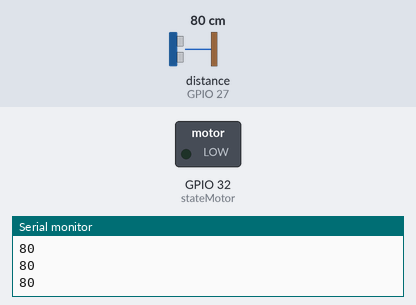
This sketch was run on a simulated ESP32. On the bench: switched loads named in the sketch (green lamp = pin HIGH), the last lines printed to the serial monitor. Wiring (inferred from the names in the program): ultrasonic range finder: trigger GPIO 26; echo GPIO 27. Dashed ring = blinking. The test bench sets the inputs (shaded band); at power-on: distance to the obstacle (sensor on GPIO 27) 80 cm. The echo pulse lasts 58.3 µs per cm; pins used as bus, display or sensor lines are not drawn.

Above: at 1.2 s.
1.3 s: distance to the obstacle (sensor on GPIO 27) set to 22 cm
2.8 s: distance to the obstacle (sensor on GPIO 27) set to 18 cm
At 3.16 s:
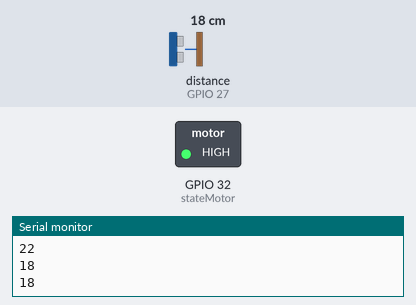
5.8 s: distance to the obstacle (sensor on GPIO 27) set to 35 cm
At 6.4 s:
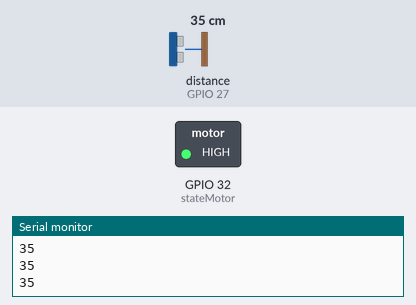
7.4 s: distance to the obstacle (sensor on GPIO 27) set to 2 cm
At 8.03 s:
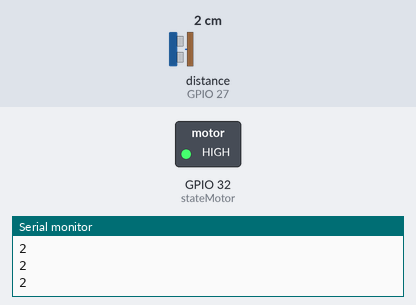
Timing chart, 0 to 11.4 s (numbered marks = the images above; inputs shaded):
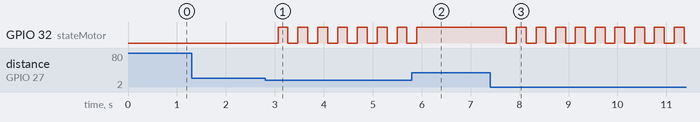

The sketch:

verifyStateOfPair.ino
```cpp
int stateMotor = 32;
int trigSensor = 26;
int echoSensor = 27;
int durations;
int distance;

void setup() {
  pinMode(trigSensor, OUTPUT);
  pinMode(echoSensor, INPUT);
  pinMode(stateMotor, OUTPUT);
  Serial.begin(9600);
}

void loop() {
 digitalWrite(trigSensor, HIGH);
  delay(1);
  digitalWrite(trigSensor, LOW);
  durations = pulseIn(echoSensor, HIGH);
  distance = durations / 58.2;
  Serial.println(distance);
  delay(200);
  if(distance <=20 && distance >= 0){
    digitalWrite(stateMotor, !digitalRead(stateMotor));
  }
}
```

Measured:
- the behaviour switches between 21 and 20 cm on distance to the obstacle (sensor on GPIO 27) (found by bisection; images 0 and 1)
- after the input at 2.8 s, GPIO 32 (stateMotor): alternates HIGH for 0.20 s and LOW for 0.20 s, starting after 0.27 s
- after the input at 5.8 s, GPIO 32 (stateMotor): goes on until 5.9 s, then stays HIGH
- after the input at 7.4 s, GPIO 32 (stateMotor): alternates HIGH for 0.20 s and LOW for 0.20 s, starting after 0.33 s
